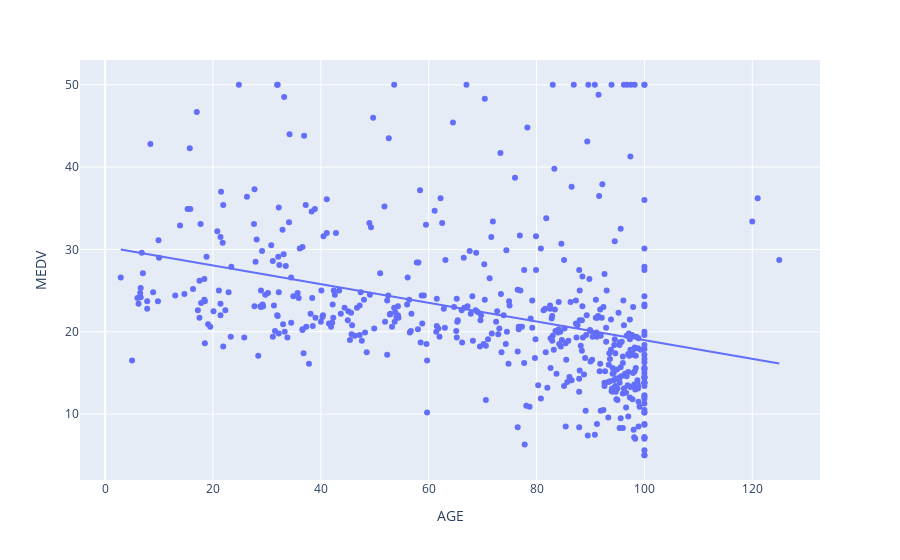

Notebook code cell kept with this figure:
### Code cell
o6=user1.show_trend(x_feature="AGE", y_feature="MEDV")
o6["output"]

### Figure 1 — Plotly figure (JSON) as saved in the notebook; plotly's stock layout.template omitted (floating-point values rounded to 4 significant figures; data arrays with more than 128 entries replaced by an {"elided": "..."} marker saying what was removed)
{"data": [{"hovertemplate": "AGE=%{x}<br>MEDV=%{y}<extra></extra>", "legendgroup": "", "marker": {"color": "#636efa", "symbol": "circle"}, "mode": "markers", "name": "", "orientation": "v", "showlegend": false, "type": "scatter", "x": {"elided": "506 float values"}, "xaxis": "x", "y": {"elided": "506 float values"}, "yaxis": "y"}, {"hovertemplate": "<b>OLS trendline</b><br>MEDV = -0.113503 * AGE + 30.3214<br>R<sup>2</sup>=0.124853<br><br>AGE=%{x}<br>MEDV=%{y} <b>(trend)</b><extra></extra>", "legendgroup": "", "marker": {"color": "#636efa", "symbol": "circle"}, "mode": "lines", "name": "", "showlegend": false, "type": "scatter", "x": {"elided": "506 float values"}, "xaxis": "x", "y": {"elided": "506 float values"}, "yaxis": "y"}], "layout": {"legend": {"tracegroupgap": 0}, "margin": {"t": 60}, "xaxis": {"anchor": "y", "domain": [0, 1], "title": {"text": "AGE"}}, "yaxis": {"anchor": "x", "domain": [0, 1], "title": {"text": "MEDV"}}}}
